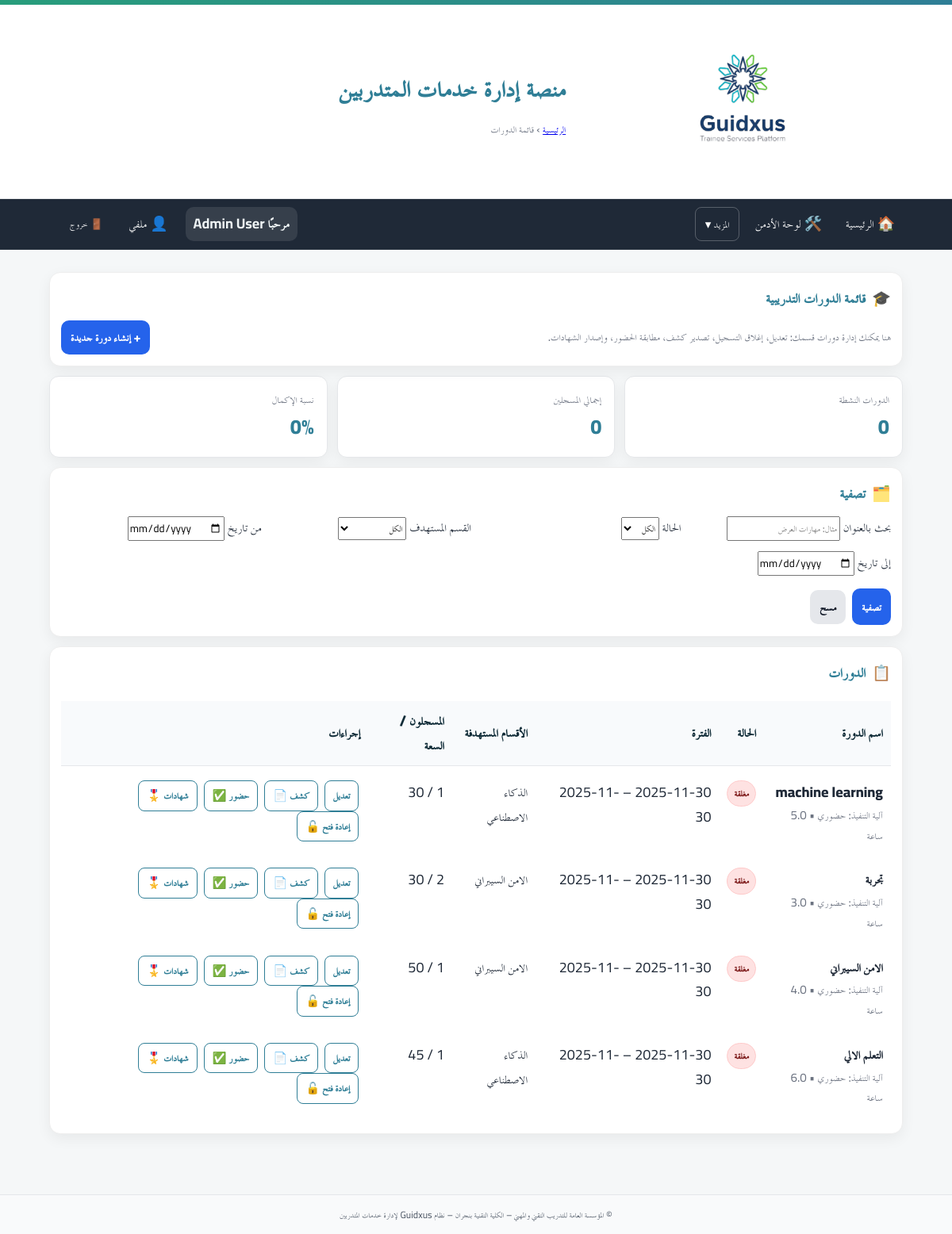
/hod/courses (signed in), run on the app's committed database.
### app/models.py (models this page shows)
class User(Base):
    __tablename__ = "users"
    id = Column(Integer, primary_key=True, autoincrement=True)
    full_name = Column(String(255), nullable=False)
    username = Column(String(100), unique=True, nullable=False, index=True)
    password_hash = Column(String(255), nullable=False)
    is_admin = Column(Boolean, default=False, nullable=False)   # سوبر أدمن (صلاحيات كاملة)
    is_college_admin = Column(Boolean, default=False, nullable=False)  # أدمن كلية (صلاحيات في نطاق كلية واحدة)
    college_admin_college = Column(String(255), nullable=True)  # الكلية التي يديرها أدمن الكلية
    is_hod = Column(Boolean, default=False, nullable=False)      # رئيس قسم؟
    is_doc = Column(Boolean, default=False, nullable=False)      # 👈 طبيب الكلية (جديد)
    hod_college = Column(String(255), nullable=True)             # كلية رئيس القسم (إن وُجد)
    is_active = Column(Boolean, default=True, nullable=False)
    must_change_password = Column(Boolean, default=True, nullable=False)  # يجب تغيير كلمة المرور عند أول دخول
    created_at = Column(DateTime, server_default=func.now(), nullable=False)
    updated_at = Column(DateTime, onupdate=func.now())
    headed_departments = relationship(
        "Department",
        back_populates="head_user",
        foreign_keys="Department.head_user_id",
        lazy="selectin",
    )

class Course(Base):
    __tablename__ = "courses"
    id = Column(Integer, primary_key=True, index=True, autoincrement=True)
    title = Column(String(255), nullable=False)
    description = Column(Text, nullable=True)
    provider = Column(String(255), nullable=True)           # الجهة المنفّذة (قسم/وحدة)
    provider_name = Column(String(255), nullable=True)      # اسم المنفّذ (الشخص)
    hours = Column(Float, nullable=False)
    mode = Column(String(50), nullable=False)               # 'in_person'/'online' ... الخ
    start_date = Column(Date, nullable=False)
    end_date = Column(Date, nullable=False)
    capacity = Column(Integer, default=30)
    registration_policy = Column(String(50), default="open")  # open|approval|waitlist
    prevent_duplicates = Column(Boolean, default=True)
    attendance_verification = Column(String(50), default="paper")  # paper|qr
    completion_threshold = Column(Integer, default=80)
    create_expected_roster = Column(Boolean, default=False)
    auto_issue_certificates = Column(Boolean, default=False)
    status = Column(String(50), default="published")  # draft|published|closed|finished
    created_at = Column(DateTime, server_default=func.now(), nullable=False)
    created_by_user_id = Column(Integer, nullable=True)
    targets = relationship(
        "CourseTargetDepartment",
        back_populates="course",
        cascade="all, delete-orphan",
        lazy="selectin",
    )
    enrollments = relationship(
        "CourseEnrollment",
        back_populates="course",
        cascade="all, delete-orphan",
        lazy="selectin",
    )
    __table_args__ = (
        Index("idx_courses_status", "status"),
        Index("idx_courses_range", "start_date", "end_date"),
    )

### app/routers/hod.py (the view)
@router.get("/courses")
def course_list(
    request: Request,
    q: str = Query("", description="بحث بعنوان الدورة"),
    status_filter: Optional[str] = Query(None, pattern=r"^(published|closed|finished)$"),
    date_from: Optional[date] = None,
    date_to: Optional[date] = None,
    db: Session = Depends(get_db),
    user: CurrentUser = Depends(require_hod_or_admin),
):
    q_courses = db.query(Course).options(selectinload(Course.targets))
    if not user.is_admin:
        if user.is_college_admin and user.college_admin_college:
            college_name = user.college_admin_college
            college_departments = db.query(Department).filter(Department.college == college_name).all()
            dept_names = [d.name for d in college_departments]
            if dept_names:
                q_courses = q_courses.join(CourseTargetDepartment).filter(CourseTargetDepartment.department_name.in_(dept_names)).distinct()
            else:
                q_courses = q_courses.filter(Course.id == -1)
        else:
            q_courses = q_courses.filter(Course.created_by_user_id == user.id)
    if status_filter:
        q_courses = q_courses.filter(Course.status == status_filter)
    if date_from:
        q_courses = q_courses.filter(Course.start_date >= date_from)
    if date_to:
        q_courses = q_courses.filter(Course.end_date <= date_to)
    if q.strip():
        q_courses = q_courses.filter(Course.title.ilike(f"%{q.strip()}%"))
    q_courses = q_courses.order_by(Course.start_date.desc(), Course.id.desc())
    courses = q_courses.all()
    course_targets: Dict[int, List[str]] = {}
    if _ctd_uses_name():
        for c in courses:
            names = [t.department_name for t in c.targets if t.department_name]
            seen = set()
            course_targets[c.id] = [n for n in names if not (n in seen or seen.add(n))]
    else:
        dep_map = {d.id: d.name for d in db.query(Department).all()}
        for c in courses:
            names = [dep_map.get(t.department_id, "") for t in c.targets]
            seen = set()
            course_targets[c.id] = [n for n in names if n and not (n in seen or seen.add(n))]
    counts_rows = db.execute(text("""SELECT course_id, COUNT(*) AS cnt FROM course_enrollments GROUP BY course_id""")).fetchall()
    counts_map = {row[0]: int(row[1]) for row in counts_rows}
    for c in courses:
        setattr(c, "registered_count", counts_map.get(c.id, 0))
    dep_query = db.query(Department)
    if user.is_hod and user.hod_college:
        dep_query = dep_query.filter(Department.college == user.hod_college)
    elif user.is_college_admin and user.college_admin_college:
        dep_query = dep_query.filter(Department.college == user.college_admin_college)
    departments = dep_query.order_by(Department.name.asc()).all()
    owner_scope = db.query(Course)
    if not user.is_admin:
        owner_scope = owner_scope.filter(Course.created_by_user_id == user.id)
    kpis = {
        "total_active": owner_scope.filter(Course.status == "published").count(),
        "running_now": owner_scope.filter(and_(Course.start_date <= func.current_date(), Course.end_date >= func.current_date())).count(),
        "pending_attendance": 0,
    }
    return templates.TemplateResponse(
        "hod/course_list.html",
        {"request": request, "current_user": user, "courses": courses, "course_targets": course_targets, "departments": departments, "filters": {"q": q, "status_filter": status_filter, "date_from": date_from, "date_to": date_to}, "kpis": kpis},
    )

### app/templates/hod/course_list.html (shortened to what this page needs)
{% extends "base.html" %}
{% block breadcrumb %}
  <a href="/hod/">الرئيسية</a> › <span>قائمة الدورات</span>
{% endblock %}
{% block content %}
{% set kpis = (kpis if kpis is defined and kpis else {'total_active':0,'total_enrolled':0,'completion_rate':0}) %}
{% set courses = (courses if courses is defined else []) %}
{% set course_targets = (course_targets if course_targets is defined else {}) %}
{% set departments = (departments if departments is defined else []) %}
{% set filters = (filters if filters is defined else {'q':'','status_filter':'','department_id':'','date_from':'','date_to':''}) %}
<section class="card card-prestige">
  <div class="card-head">
    <div class="card-icon">🎓</div>
    <h3>قائمة الدورات التدريبية</h3>
  </div>
  <div class="inline" style="justify-content:space-between;align-items:center;">
    <div class="muted">هنا يمكنك إدارة دورات قسمك: تعديل، إغلاق التسجيل، تصدير كشف، مطابقة الحضور، وإصدار الشهادات.</div>
    <a class="btn btn-primary" href="/hod/courses/new">+ إنشاء دورة جديدة</a>
  </div>
</section>
<section class="kpi-row">
  <div class="kpi-card"><div class="kpi-label">الدورات النشطة</div><div class="kpi-value">{{ kpis.total_active or 0 }}</div></div>
  <div class="kpi-card"><div class="kpi-label">إجمالي المسجلين</div><div class="kpi-value">{{ kpis.total_enrolled or 0 }}</div></div>
  <div class="kpi-card"><div class="kpi-label">نسبة الإكمال</div><div class="kpi-value">{{ kpis.completion_rate or 0 }}%</div></div>
</section>
<section class="card card-prestige">
  <div class="card-head">
    <div class="card-icon">🗂️</div>
    <h3>تصفية</h3>
  </div>
  <form class="filter-form" method="get" action="/hod/courses">
    <div class="grid">
      <label>بحث بالعنوان
        <input type="text" name="q" value="{{ filters.q or '' }}" placeholder="مثال: مهارات العرض">
      </label>
      <label>الحالة
        <select name="status_filter">
          <option value="" {{ 'selected' if not filters.status_filter }}>الكل</option>
        </select>
      </label>
      <label>القسم المستهدف
        <select name="department_id">
          <option value="" {{ 'selected' if not filters.department_id }}>الكل</option>
        </select>
      </label>
      <label>من تاريخ <input type="date" name="date_from" value="{{ filters.date_from or '' }}"></label>
      <label>إلى تاريخ <input type="date" name="date_to" value="{{ filters.date_to or '' }}"></label>
    </div>
    <div class="actions">
      <button class="btn btn-primary" type="submit">تصفية</button>
      <a class="btn btn-secondary" href="/hod/courses">مسح</a>
    </div>
  </form>
</section>
<section class="card card-prestige">
  <div class="card-head">
    <div class="card-icon">📋</div>
    <h3>الدورات</h3>
  </div>
  {% if not courses %}
    <div class="muted">لا توجد دورات مطابقة للبحث الحالي. ابدأ بإنشاء دورة جديدة.</div>
  {% else %}
  <div class="table-wrap">
    <table class="tbl">
      <thead>
        <tr>
          <th>اسم الدورة</th>
          <th>الحالة</th>
          <th>الفترة</th>
          <th>الأقسام المستهدفة</th>
          <th>المسجلون / السعة</th>
          <th>إجراءات</th>
        </tr>
      </thead>
      <tbody>
        {% for c in courses %}
        <tr>
          <td class="title-cell">
            <div class="title">{{ c.title }}</div>
            <div class="sub muted">
              آلية التنفيذ:
              {% set mode_val = c.mode or '' %}
              {% if mode_val in ['in_person','حضوري','حضوري '] %}حضوري
              {% elif mode_val in ['remote','online','عن بُعد','عن بعد'] %}عن بُعد
              {% else %}—{% endif %}
              • {{ c.hours or 0 }} ساعة
            </div>
          </td>
          <td>
            {% if c.status=='published' %}<span class="badge badge-live">منشورة</span>
            {% elif c.status=='draft' %}<span class="badge badge-draft">مسودة</span>
            {% elif c.status=='finished' %}<span class="badge badge-finished">منتهية</span>
            {% else %}<span class="badge badge-closed">مغلقة</span>{% endif %}
          </td>
          <td>{{ c.start_date }} – {{ c.end_date }}</td>
          <td class="t-wrap">
            {% set targets = course_targets.get(c.id, []) %}
            {% if targets and targets|length > 0 %}{{ targets|join('، ') }}
            {% else %}<span class="muted">غير محدد</span>{% endif %}
          </td>
          <td>{{ c.registered_count if c.registered_count is defined else 0 }} / {{ c.capacity or '—' }}</td>
          <td class="actions-cell">
            <a class="btn btn-xs" href="/hod/courses/{{ c.id }}/edit">تعديل</a>
            <a class="btn btn-xs" href="/hod/courses/{{ c.id }}/roster.pdf?download=1">كشف 📄</a>
            <a class="btn btn-xs" href="/hod/attendance/{{ c.id }}">حضور ✅</a>
            <a class="btn btn-xs" href="/hod/certificates/issue?course_id={{ c.id }}">شهادات 🎖️</a>
            {% if c.status!='closed' %}
              <a class="btn btn-xs danger" href="/hod/courses/{{ c.id }}/close">إغلاق 🔒</a>
            {% elif current_user.is_admin and c.status=='closed' %}
              <a class="btn btn-xs warning" href="/hod/courses/{{ c.id }}/reopen">إعادة فتح 🔓</a>
            {% endif %}
          </td>
        </tr>
        {% endfor %}
      </tbody>
    </table>
  </div>
  {% endif %}
</section>
{% endblock %}

### app/templates/base.html (shortened to what this page needs)
<!doctype html>
<html lang="ar" dir="rtl">
<head>
  <link rel="stylesheet" href="/static/css/app.css">
  <link rel="stylesheet" href="/static/css/custom.css">
</head>
<body>
  <header class="site-header">
    <div class="topband"></div>
    <div class="container header-inner">
      {% if ui_logo_url %}
        <img src="{{ ui_logo_url }}" alt="{{ app_name or 'Logo' }}" class="logo">
      {% else %}
        <img src="/static/images/logo.jpg" alt="{{ app_name or 'Logo' }}" class="logo">
      {% endif %}
      <div class="titles">
        <h1 class="site-title">{{ app_name or "منصة إدارة خدمات المتدربين" }}</h1>
        <div class="breadcrumb">{% block breadcrumb %}{% endblock %}</div>
      </div>
    </div>
  </header>
  <nav class="main-nav">
    <div class="nav-inner">
      <a href="/">🏠 الرئيسية</a>
      {% set cu = request.session.get('user') %}
      {% set display_name = (cu.get('full_name') if cu and cu.get('full_name') else (cu.get('username') if cu and cu.get('username') else 'مستخدم')) %}
      {% if cu %}
        {% if cu.get('is_admin') %}
          <a href="/admin/">🛠️ لوحة الأدمن</a>
          <div class="nav-more">
            <button type="button">المزيد ▾</button>
          </div>
        {% endif %}
        <div class="navbar-right">
          <span class="greeting">مرحبًا {{ display_name }}</span>
          <a href="/profile/" class="btn-link" title="ملفي الشخصي">👤 ملفي</a>
          <form method="post" action="/auth/logout" style="margin:0;">
            <button class="btn-link btn-logout" title="تسجيل الخروج">🚪 خروج</button>
          </form>
        </div>
      {% else %}
        <div class="nav-spacer"></div>
        <a href="/auth/login">🔐 تسجيل الدخول</a>
      {% endif %}
    </div>
  </nav>
  <main class="container">
    {% block content %}{% endblock %}
  </main>
  <footer class="site-footer">
    <div class="container">
      <small>
        {{ ui_footer or "© المؤسسة العامة للتدريب التقني والمهني – الكلية التقنية بنجران – نظام Guidxus لإدارة خدمات المتدربين" }}
      </small>
    </div>
  </footer>
</body>
</html>

### data on the page
User: full_name "Admin User"
Course: title "machine learning", mode "حضوري", hours "5.0", status "مغلقة", end_date "2025-11-30", targets "الذكاء الاصطناعي", registered_count "1", capacity "30"
Course: title "تجربة", mode "حضوري", hours "3.0", status "مغلقة", end_date "2025-11-30", targets "الامن السيبراني", created_by_user "2", capacity "30"
Course: title "الامن السيبراني", mode "حضوري", hours "4.0", status "مغلقة", end_date "2025-11-30", registered_count "1", capacity "50"
Course: title "التعلم الالي", mode "حضوري", hours "6.0", status "مغلقة", end_date "2025-11-30", targets "الذكاء الاصطناعي", registered_count "1", capacity "45"

### other printed values
{{ app_name or "منصة إدارة خدمات المتدربين" }} "منصة إدارة خدمات المتدربين"
{{ kpis.total_active or 0 }} "0"
{{ kpis.total_enrolled or 0 }} "0"
{{ kpis.completion_rate or 0 }} "0"
